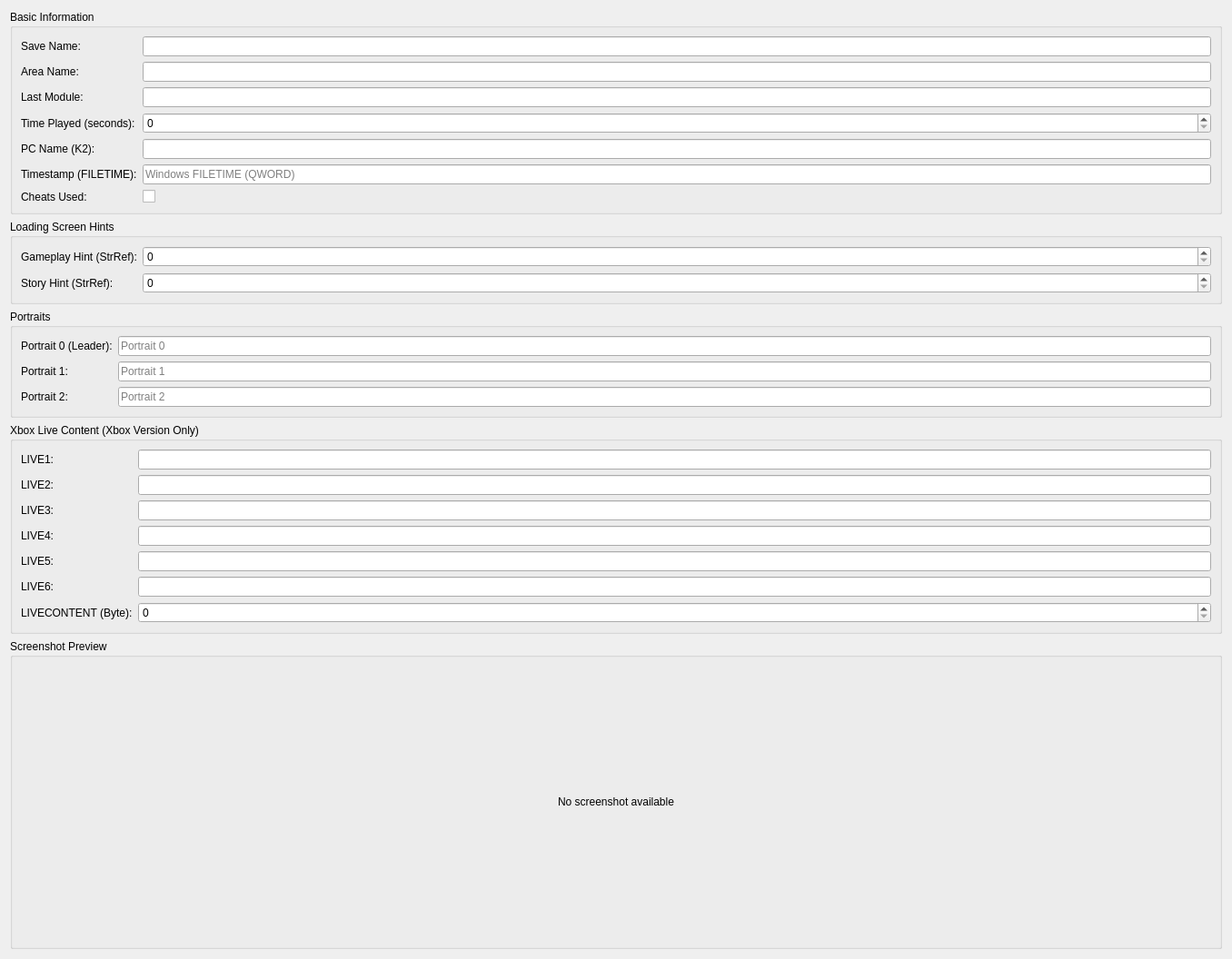
          <widget class="QWidget" name="scrollAreaWidgetContentsSaveInfo">
           <property name="geometry">
            <rect>
             <x>0</x>
             <y>0</y>
             <width>1356</width>
             <height>850</height>
            </rect>
           </property>
           <layout class="QVBoxLayout" name="verticalLayoutSaveInfoContent">
            <item>
             <widget class="QGroupBox" name="groupBasicInfo">
              <property name="title">
               <string>Basic Information</string>
              </property>
              <layout class="QFormLayout" name="formLayoutBasicInfo">
               <item row="0" column="0">
                <widget class="QLabel" name="labelSaveName">
                 <property name="text">
                  <string>Save Name:</string>
                 </property>
                </widget>
               </item>
               <item row="0" column="1">
                <widget class="QLineEdit" name="lineEditSaveName"/>
               </item>
               <item row="1" column="0">
                <widget class="QLabel" name="labelAreaName">
                 <property name="text">
                  <string>Area Name:</string>
                 </property>
                </widget>
               </item>
               <item row="1" column="1">
                <widget class="QLineEdit" name="lineEditAreaName"/>
               </item>
               <item row="2" column="0">
                <widget class="QLabel" name="labelLastModule">
                 <property name="text">
                  <string>Last Module:</string>
                 </property>
                </widget>
               </item>
               <item row="2" column="1">
                <widget class="QLineEdit" name="lineEditLastModule"/>
               </item>
               <item row="3" column="0">
                <widget class="QLabel" name="labelTimePlayed">
                 <property name="text">
                  <string>Time Played (seconds):</string>
                 </property>
                </widget>
               </item>
               <item row="3" column="1">
                <widget class="QSpinBox" name="spinBoxTimePlayed">
                 <property name="maximum">
                  <number>2147483647</number>
                 </property>
                </widget>
               </item>
               <item row="4" column="0">
                <widget class="QLabel" name="labelPCName">
                 <property name="text">
                  <string>PC Name (K2):</string>
                 </property>
                </widget>
               </item>
               <item row="4" column="1">
                <widget class="QLineEdit" name="lineEditPCName"/>
               </item>
               <item row="5" column="0">
                <widget class="QLabel" name="labelTimestamp">
                 <property name="text">
                  <string>Timestamp (FILETIME):</string>
                 </property>
                </widget>
               </item>
               <item row="5" column="1">
                <widget class="QLineEdit" name="lineEditTimestamp">
                 <property name="readOnly">
                  <bool>true</bool>
                 </property>
                 <property name="placeholderText">
                  <string>Windows FILETIME (QWORD)</string>
                 </property>
                </widget>
               </item>
               <item row="6" column="0">
                <widget class="QLabel" name="labelCheatUsed">
                 <property name="text">
                  <string>Cheats Used:</string>
                 </property>
                </widget>
               </item>
               <item row="6" column="1">
                <widget class="QCheckBox" name="checkBoxCheatUsed"/>
               </item>
              </layout>
             </widget>
            </item>
            <item>
             <widget class="QGroupBox" name="groupHints">
              <property name="title">
               <string>Loading Screen Hints</string>
              </property>
              <layout class="QFormLayout" name="formLayoutHints">
               <item row="0" column="0">
                <widget class="QLabel" name="labelGameplayHint">
                 <property name="text">
                  <string>Gameplay Hint (StrRef):</string>
                 </property>
                </widget>
               </item>
               <item row="0" column="1">
                <widget class="QSpinBox" name="spinBoxGameplayHint">
                 <property name="maximum">
                  <number>255</number>
                 </property>
                </widget>
               </item>
               <item row="1" column="0">
                <widget class="QLabel" name="labelStoryHint">
                 <property name="text">
                  <string>Story Hint (StrRef):</string>
                 </property>
                </widget>
               </item>
               <item row="1" column="1">
                <widget class="QSpinBox" name="spinBoxStoryHint">
                 <property name="maximum">
                  <number>255</number>
                 </property>
                </widget>
               </item>
              </layout>
             </widget>
            </item>
            <item>
             <widget class="QGroupBox" name="groupPortraits">
              <property name="title">
               <string>Portraits</string>
              </property>
              <layout class="QFormLayout" name="formLayoutPortraits">
               <item row="0" column="0">
                <widget class="QLabel" name="labelPortrait0">
                 <property name="text">
                  <string>Portrait 0 (Leader):</string>
                 </property>
                </widget>
               </item>
               <item row="0" column="1">
                <widget class="QLineEdit" name="lineEditPortrait0">
                 <property name="placeholderText">
                  <string>Portrait 0</string>
                 </property>
                </widget>
               </item>
               <item row="1" column="0">
                <widget class="QLabel" name="labelPortrait1">
                 <property name="text">
                  <string>Portrait 1:</string>
                 </property>
                </widget>
               </item>
               <item row="1" column="1">
                <widget class="QLineEdit" name="lineEditPortrait1">
                 <property name="placeholderText">
                  <string>Portrait 1</string>
                 </property>
                </widget>
               </item>
               <item row="2" column="0">
                <widget class="QLabel" name="labelPortrait2">
                 <property name="text">
                  <string>Portrait 2:</string>
                 </property>
                </widget>
               </item>
               <item row="2" column="1">
                <widget class="QLineEdit" name="lineEditPortrait2">
                 <property name="placeholderText">
                  <string>Portrait 2</string>
                 </property>
                </widget>
               </item>
              </layout>
             </widget>
            </item>
            <item>
             <widget class="QGroupBox" name="groupXboxLive">
              <property name="title">
               <string>Xbox Live Content (Xbox Version Only)</string>
              </property>
              <layout class="QFormLayout" name="formLayoutXboxLive">
               <item row="0" column="0">
                <widget class="QLabel" name="labelLive1">
                 <property name="text">
                  <string>LIVE1:</string>
                 </property>
                </widget>
               </item>
               <item row="0" column="1">
                <widget class="QLineEdit" name="lineEditLive1"/>
               </item>
               <item row="1" column="0">
                <widget class="QLabel" name="labelLive2">
                 <property name="text">
                  <string>LIVE2:</string>
                 </property>
                </widget>
               </item>
               <item row="1" column="1">
                <widget class="QLineEdit" name="lineEditLive2"/>
               </item>
               <item row="2" column="0">
                <widget class="QLabel" name="labelLive3">
                 <property name="text">
                  <string>LIVE3:</string>
                 </property>
                </widget>
               </item>
               <item row="2" column="1">
                <widget class="QLineEdit" name="lineEditLive3"/>
               </item>
               <item row="3" column="0">
                <widget class="QLabel" name="labelLive4">
                 <property name="text">
                  <string>LIVE4:</string>
                 </property>
                </widget>
               </item>
               <item row="3" column="1">
                <widget class="QLineEdit" name="lineEditLive4"/>
               </item>
               <item row="4" column="0">
                <widget class="QLabel" name="labelLive5">
                 <property name="text">
                  <string>LIVE5:</string>
                 </property>
                </widget>
               </item>
               <item row="4" column="1">
                <widget class="QLineEdit" name="lineEditLive5"/>
               </item>
               <item row="5" column="0">
                <widget class="QLabel" name="labelLive6">
                 <property name="text">
                  <string>LIVE6:</string>
                 </property>
                </widget>
               </item>
               <item row="5" column="1">
                <widget class="QLineEdit" name="lineEditLive6"/>
               </item>
               <item row="6" column="0">
                <widget class="QLabel" name="labelLiveContent">
                 <property name="text">
                  <string>LIVECONTENT (Byte):</string>
                 </property>
                </widget>
               </item>
               <item row="6" column="1">
                <widget class="QSpinBox" name="spinBoxLiveContent">
                 <property name="maximum">
                  <number>255</number>
                 </property>
                </widget>
               </item>
              </layout>
             </widget>
            </item>
            <item>
             <widget class="QGroupBox" name="groupScreenshot">
              <property name="title">
               <string>Screenshot Preview</string>
              </property>
              <layout class="QVBoxLayout" name="verticalLayoutScreenshot">
               <item>
                <widget class="QLabel" name="labelScreenshotPreview">
                 <property name="minimumSize">
                  <size>
                   <width>400</width>
                   <height>300</height>
                  </size>
                 </property>
                 <property name="maximumSize">
                  <size>
                   <width>16777215</width>
                   <height>16777215</height>
                  </size>
                 </property>
                 <property name="text">
                  <string>No screenshot available</string>
                 </property>
                 <property name="alignment">
                  <set>Qt::AlignCenter</set>
                 </property>
                 <property name="scaledContents">
                  <bool>false</bool>
                 </property>
                 <property name="sizePolicy">
                  <sizepolicy hsizetype="Expanding" vsizetype="Expanding">
                   <horstretch>0</horstretch>
                   <verstretch>0</verstretch>
                  </sizepolicy>
                 </property>
                </widget>
               </item>
              </layout>
             </widget>
            </item>
           </layout>
          </widget>
